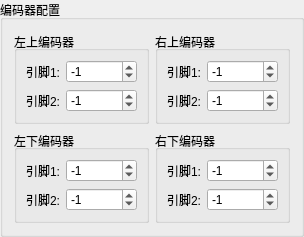
          <widget class="QGroupBox" name="groupBox">
           <property name="title">
            <string>编码器配置</string>
           </property>
           <layout class="QVBoxLayout" name="verticalLayout_18">
            <item>
             <layout class="QHBoxLayout" name="horizontalLayout_26">
              <item>
               <widget class="QGroupBox" name="groupBox_12">
                <property name="title">
                 <string>左上编码器</string>
                </property>
                <property name="alignment">
                 <set>Qt::AlignLeading|Qt::AlignLeft|Qt::AlignVCenter</set>
                </property>
                <layout class="QHBoxLayout" name="horizontalLayout_33">
                 <item>
                  <layout class="QVBoxLayout" name="verticalLayout_32">
                   <item>
                    <widget class="QLabel" name="label_50">
                     <property name="text">
                      <string>引脚1:</string>
                     </property>
                     <property name="alignment">
                      <set>Qt::AlignRight|Qt::AlignTrailing|Qt::AlignVCenter</set>
                     </property>
                    </widget>
                   </item>
                   <item>
                    <widget class="QLabel" name="label_51">
                     <property name="text">
                      <string>引脚2:</string>
                     </property>
                     <property name="alignment">
                      <set>Qt::AlignRight|Qt::AlignTrailing|Qt::AlignVCenter</set>
                     </property>
                    </widget>
                   </item>
                  </layout>
                 </item>
                 <item>
                  <layout class="QVBoxLayout" name="verticalLayout_33">
                   <item>
                    <widget class="QSpinBox" name="spinBox_left_front_encoder_pin0">
                     <property name="minimum">
                      <number>-1000000000</number>
                     </property>
                     <property name="maximum">
                      <number>1000000000</number>
                     </property>
                     <property name="value">
                      <number>-1</number>
                     </property>
                    </widget>
                   </item>
                   <item>
                    <widget class="QSpinBox" name="spinBox_left_front_encoder_pin1">
                     <property name="minimum">
                      <number>-1000000000</number>
                     </property>
                     <property name="maximum">
                      <number>1000000000</number>
                     </property>
                     <property name="value">
                      <number>-1</number>
                     </property>
                    </widget>
                   </item>
                  </layout>
                 </item>
                </layout>
               </widget>
              </item>
              <item>
               <widget class="QGroupBox" name="groupBox_13">
                <property name="title">
                 <string>右上编码器</string>
                </property>
                <property name="alignment">
                 <set>Qt::AlignLeading|Qt::AlignLeft|Qt::AlignVCenter</set>
                </property>
                <layout class="QHBoxLayout" name="horizontalLayout_34">
                 <item>
                  <layout class="QVBoxLayout" name="verticalLayout_34">
                   <item>
                    <widget class="QLabel" name="label_52">
                     <property name="text">
                      <string>引脚1:</string>
                     </property>
                     <property name="alignment">
                      <set>Qt::AlignRight|Qt::AlignTrailing|Qt::AlignVCenter</set>
                     </property>
                    </widget>
                   </item>
                   <item>
                    <widget class="QLabel" name="label_53">
                     <property name="text">
                      <string>引脚2:</string>
                     </property>
                     <property name="alignment">
                      <set>Qt::AlignRight|Qt::AlignTrailing|Qt::AlignVCenter</set>
                     </property>
                    </widget>
                   </item>
                  </layout>
                 </item>
                 <item>
                  <layout class="QVBoxLayout" name="verticalLayout_35">
                   <item>
                    <widget class="QSpinBox" name="spinBox_right_front_encoder_pin0">
                     <property name="minimum">
                      <number>-1000000000</number>
                     </property>
                     <property name="maximum">
                      <number>1000000000</number>
                     </property>
                     <property name="value">
                      <number>-1</number>
                     </property>
                    </widget>
                   </item>
                   <item>
                    <widget class="QSpinBox" name="spinBox_right_front_encoder_pin1">
                     <property name="minimum">
                      <number>-1000000000</number>
                     </property>
                     <property name="maximum">
                      <number>1000000000</number>
                     </property>
                     <property name="value">
                      <number>-1</number>
                     </property>
                    </widget>
                   </item>
                  </layout>
                 </item>
                </layout>
               </widget>
              </item>
             </layout>
            </item>
            <item>
             <layout class="QHBoxLayout" name="horizontalLayout_27">
              <item>
               <widget class="QGroupBox" name="groupBox_23">
                <property name="title">
                 <string>左下编码器</string>
                </property>
                <property name="alignment">
                 <set>Qt::AlignLeading|Qt::AlignLeft|Qt::AlignVCenter</set>
                </property>
                <layout class="QHBoxLayout" name="horizontalLayout_37">
                 <item>
                  <layout class="QVBoxLayout" name="verticalLayout_55">
                   <item>
                    <widget class="QLabel" name="label_79">
                     <property name="text">
                      <string>引脚1:</string>
                     </property>
                     <property name="alignment">
                      <set>Qt::AlignRight|Qt::AlignTrailing|Qt::AlignVCenter</set>
                     </property>
                    </widget>
                   </item>
                   <item>
                    <widget class="QLabel" name="label_80">
                     <property name="text">
                      <string>引脚2:</string>
                     </property>
                     <property name="alignment">
                      <set>Qt::AlignRight|Qt::AlignTrailing|Qt::AlignVCenter</set>
                     </property>
                    </widget>
                   </item>
                  </layout>
                 </item>
                 <item>
                  <layout class="QVBoxLayout" name="verticalLayout_57">
                   <item>
                    <widget class="QSpinBox" name="spinBox_left_back_encoder_pin0">
                     <property name="minimum">
                      <number>-1000000000</number>
                     </property>
                     <property name="maximum">
                      <number>1000000000</number>
                     </property>
                     <property name="value">
                      <number>-1</number>
                     </property>
                    </widget>
                   </item>
                   <item>
                    <widget class="QSpinBox" name="spinBox_left_back_encoder_pin1">
                     <property name="minimum">
                      <number>-1000000000</number>
                     </property>
                     <property name="maximum">
                      <number>1000000000</number>
                     </property>
                     <property name="value">
                      <number>-1</number>
                     </property>
                    </widget>
                   </item>
                  </layout>
                 </item>
                </layout>
               </widget>
              </item>
              <item>
               <widget class="QGroupBox" name="groupBox_26">
                <property name="title">
                 <string>右下编码器</string>
                </property>
                <property name="alignment">
                 <set>Qt::AlignLeading|Qt::AlignLeft|Qt::AlignVCenter</set>
                </property>
                <layout class="QHBoxLayout" name="horizontalLayout_46">
                 <item>
                  <layout class="QVBoxLayout" name="verticalLayout_58">
                   <item>
                    <widget class="QLabel" name="label_81">
                     <property name="text">
                      <string>引脚1:</string>
                     </property>
                     <property name="alignment">
                      <set>Qt::AlignRight|Qt::AlignTrailing|Qt::AlignVCenter</set>
                     </property>
                    </widget>
                   </item>
                   <item>
                    <widget class="QLabel" name="label_82">
                     <property name="text">
                      <string>引脚2:</string>
                     </property>
                     <property name="alignment">
                      <set>Qt::AlignRight|Qt::AlignTrailing|Qt::AlignVCenter</set>
                     </property>
                    </widget>
                   </item>
                  </layout>
                 </item>
                 <item>
                  <layout class="QVBoxLayout" name="verticalLayout_59">
                   <item>
                    <widget class="QSpinBox" name="spinBox_right_back_encoder_pin0">
                     <property name="minimum">
                      <number>-1000000000</number>
                     </property>
                     <property name="maximum">
                      <number>1000000000</number>
                     </property>
                     <property name="value">
                      <number>-1</number>
                     </property>
                    </widget>
                   </item>
                   <item>
                    <widget class="QSpinBox" name="spinBox_right_back_encoder_pin1">
                     <property name="minimum">
                      <number>-1000000000</number>
                     </property>
                     <property name="maximum">
                      <number>1000000000</number>
                     </property>
                     <property name="value">
                      <number>-1</number>
                     </property>
                    </widget>
                   </item>
                  </layout>
                 </item>
                </layout>
               </widget>
              </item>
             </layout>
            </item>
           </layout>
          </widget>
